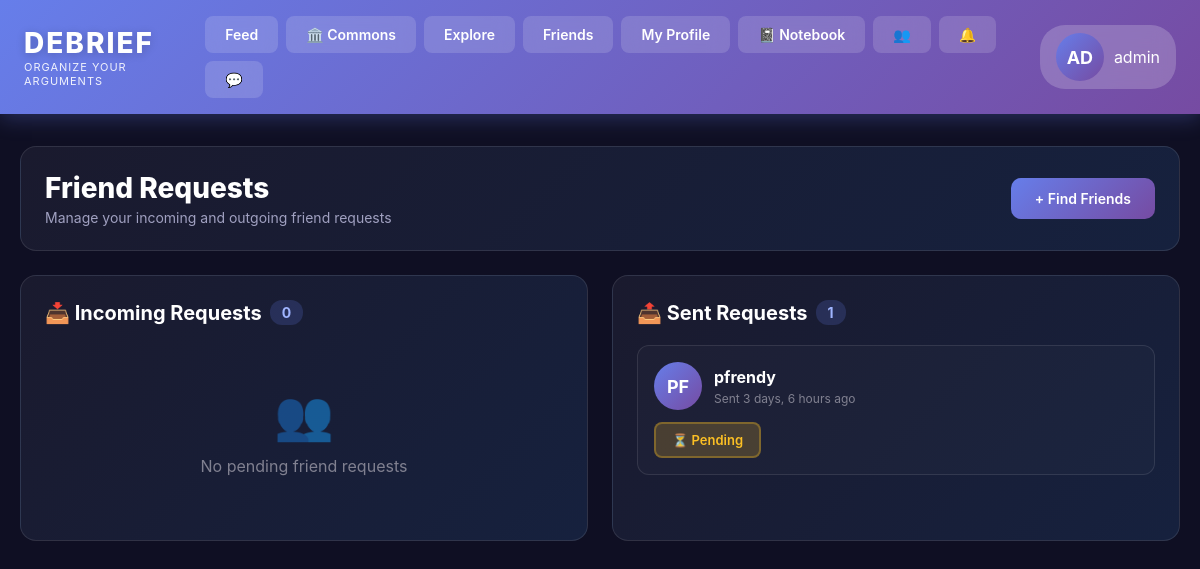
Page /friend-requests/ (signed in) on the committed database.
### cards/models.py (models this page shows, shortened)
class FriendRequest(models.Model):
    STATUS_CHOICES = [
        ('pending', 'Pending'),
        ('accepted', 'Accepted'),
        ('rejected', 'Rejected'),
    ]
    from_user = models.ForeignKey(User, on_delete=models.CASCADE, related_name='sent_friend_requests')
    to_user = models.ForeignKey(User, on_delete=models.CASCADE, related_name='received_friend_requests')
    status = models.CharField(max_length=10, choices=STATUS_CHOICES, default='pending')
    created_at = models.DateTimeField(auto_now_add=True)
    updated_at = models.DateTimeField(auto_now=True)
    class Meta:
        unique_together = ('from_user', 'to_user')
        ordering = ['-created_at']

### cards/views.py (the view)
# urls.py: path('friend-requests/', views.pending_friend_requests, name='friend_requests'),
@login_required
def pending_friend_requests(request):
    incoming_requests = FriendRequest.objects.filter(
        to_user=request.user,
        status='pending'
    ).select_related('from_user')
    outgoing_requests = FriendRequest.objects.filter(
        from_user=request.user,
        status='pending'
    ).select_related('to_user')
    context = {
        'incoming_requests': incoming_requests,
        'outgoing_requests': outgoing_requests,
    }
    return render(request, 'cards/friend_requests.html', context)

### cards/templates/cards/friend_requests.html (shortened to what this page needs)
{% extends 'cards/base.html' %}
{% block content %}
<div class="container">
    <div style="background: linear-gradient(135deg, #1a1a2e 0%, #16213e 100%); border-radius: 16px; padding: 24px; margin-bottom: 24px; border: 1px solid rgba(255,255,255,0.1); display: flex; justify-content: space-between; align-items: center;">
        <div>
            <h1 style="font-size: 28px; font-weight: 800; color: white; margin-bottom: 4px;">Friend Requests</h1>
            <p style="font-size: 14px; color: #a0a0c0;">Manage your incoming and outgoing friend requests</p>
        </div>
        <a href="{% url 'find_friends' %}" style="padding: 12px 24px; background: linear-gradient(135deg, #667eea 0%, #764ba2 100%); color: white; border-radius: 10px; text-decoration: none; font-weight: 600; font-size: 14px; white-space: nowrap;">+ Find Friends</a>
    </div>
    <div class="requests-container">
        <div class="request-section">
            <h2 class="section-title">
                📥 Incoming Requests
                <span class="request-count">{{ incoming_requests|length }}</span>
            </h2>
            {% if incoming_requests %}
                {% for request in incoming_requests %}
                <div class="request-item">
                    <div class="request-header">
                        <div class="user-avatar">{{ request.from_user.username|slice:":2"|upper }}</div>
                        <div class="user-info">
                            <div class="user-name">
                                <a href="{% url 'user_profile' request.from_user.username %}">{{ request.from_user.username }}</a>
                            </div>
                            <div class="request-time">{{ request.created_at|timesince }} ago</div>
                        </div>
                    </div>
                    <div class="request-actions">
                        <form method="POST" action="{% url 'accept_friend_request' request.id %}" style="display: inline;">
                            {% csrf_token %}
                            <button type="submit" class="btn btn-accept">✓ Accept</button>
                        </form>
                        <form method="POST" action="{% url 'reject_friend_request' request.id %}" style="display: inline;">
                            {% csrf_token %}
                            <button type="submit" class="btn btn-reject">✗ Decline</button>
                        </form>
                    </div>
                </div>
                {% endfor %}
            {% else %}
                <div class="empty-state">
                    <div class="empty-icon">👥</div>
                    <p>No pending friend requests</p>
                </div>
            {% endif %}
        </div>
        <div class="request-section">
            <h2 class="section-title">
                📤 Sent Requests
                <span class="request-count">{{ outgoing_requests|length }}</span>
            </h2>
            {% if outgoing_requests %}
                {% for request in outgoing_requests %}
                <div class="request-item">
                    <div class="request-header">
                        <div class="user-avatar">{{ request.to_user.username|slice:":2"|upper }}</div>
                        <div class="user-info">
                            <div class="user-name">
                                <a href="{% url 'user_profile' request.to_user.username %}">{{ request.to_user.username }}</a>
                            </div>
                            <div class="request-time">Sent {{ request.created_at|timesince }} ago</div>
                        </div>
                    </div>
                    <div class="request-actions">
                        <span class="btn btn-pending">⏳ Pending</span>
                    </div>
                </div>
                {% endfor %}
            {% else %}
                <div class="empty-state">
                    <div class="empty-icon">📨</div>
                    <p>No pending sent requests</p>
                </div>
            {% endif %}
        </div>
    </div>
</div>
{% endblock %}

### cards/templates/cards/base.html (shortened to what this page needs)
<!DOCTYPE html>
<html lang="en">
<head>
</head>
<body>
    <nav class="navbar">
        <div class="logo-container">
            <div>
                <a href="/" class="logo">DEBRIEF</a>
                <div class="logo-tagline">Organize Your Arguments</div>
            </div>
        </div>
        <div class="nav-tabs">
            <a href="/" class="nav-tab {% block nav_feed %}{% endblock %}">Feed</a>
            <a href="{% url 'commons' %}" class="nav-tab">🏛️ Commons</a>
            <a href="{% url 'explore' %}" class="nav-tab {% block nav_explore %}{% endblock %}">Explore</a>
            {% if user.is_authenticated %}
            <a href="{% url 'friends_feed' %}" class="nav-tab {% block nav_friends %}{% endblock %}">Friends</a>
            <a href="{% url 'user_dashboard' %}" class="nav-tab {% block nav_dashboard %}{% endblock %}">My Profile</a>
            <a href="{% url 'notebook' %}" class="nav-tab">📓 Notebook</a>
            <a href="{% url 'friend_requests' %}" class="nav-tab" style="position: relative;">
                👥
            </a>
            <a href="{% url 'notifications' %}" class="nav-tab {% block nav_notifications %}{% endblock %}" style="position: relative;">
                🔔
            </a>
            <a href="{% url 'conversations_list' %}" class="nav-tab {% block nav_messages %}{% endblock %}" style="position: relative;">
                💬
            </a>
            {% endif %}
        </div>
        {% if user.is_authenticated %}
        <div class="user-badge">
            <div class="user-avatar">{{ user.username|slice:":2"|upper }}</div>
            <span>{{ user.username }}</span>
        </div>
        {% else %}
        <div style="display: flex; gap: 8px;">
            <a href="{% url 'account_login' %}" class="nav-tab">Login</a>
            <a href="{% url 'account_signup' %}" class="nav-tab">Sign Up</a>
        </div>
        {% endif %}
    </nav>
    {% block content %}{% endblock %}
</body>
</html>

### rows in the picture
FriendRequest: to_user.username "PF", to_user.username "pfrendy", created_at "3 days, 6 hours"

### other values in the picture
{{ user.username|slice:":2"|upper }} "AD"
{{ user.username }} "admin"
{{ incoming_requests|length }} "0"
{{ outgoing_requests|length }} "1"
